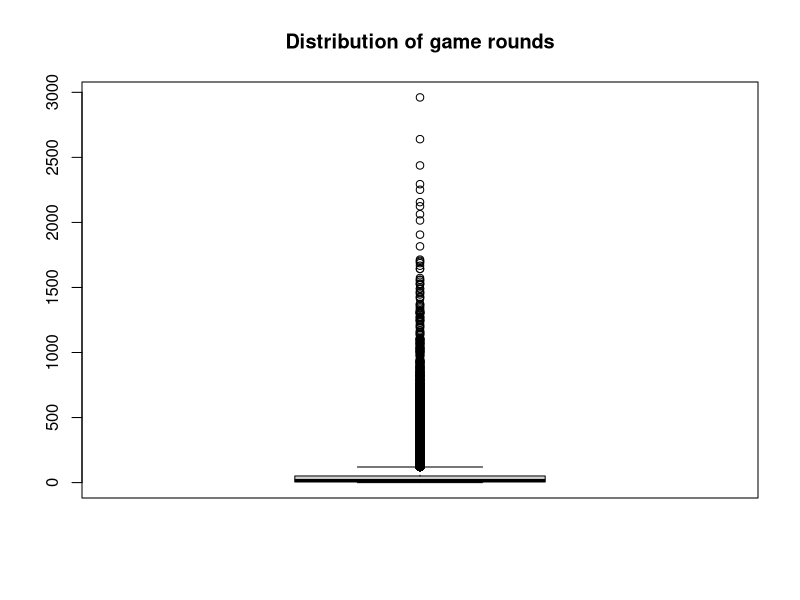
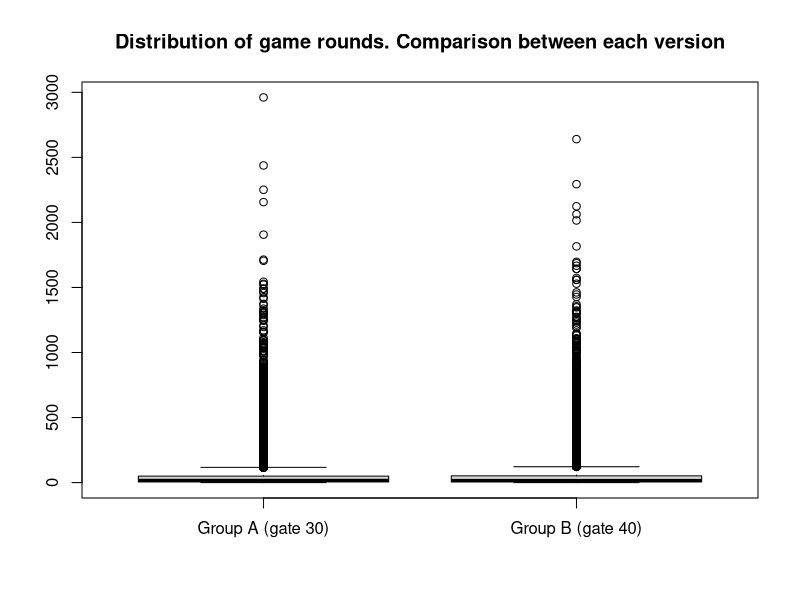
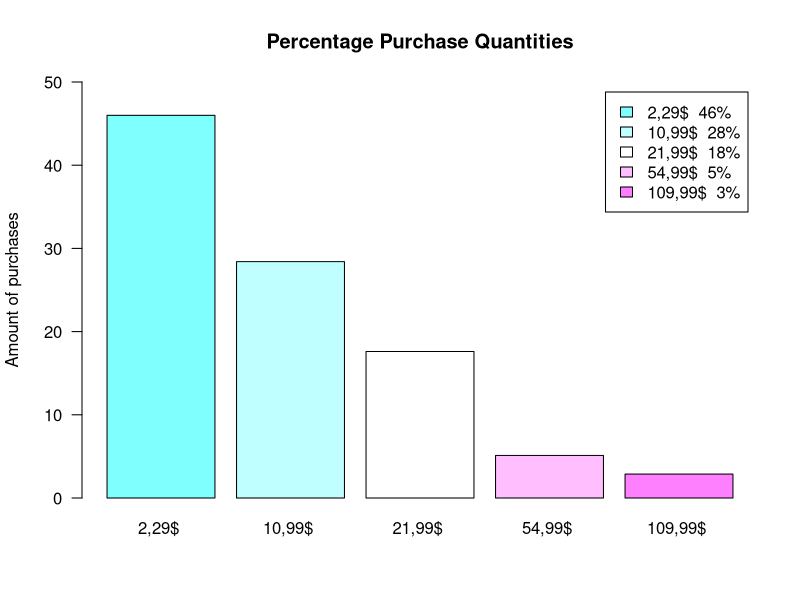
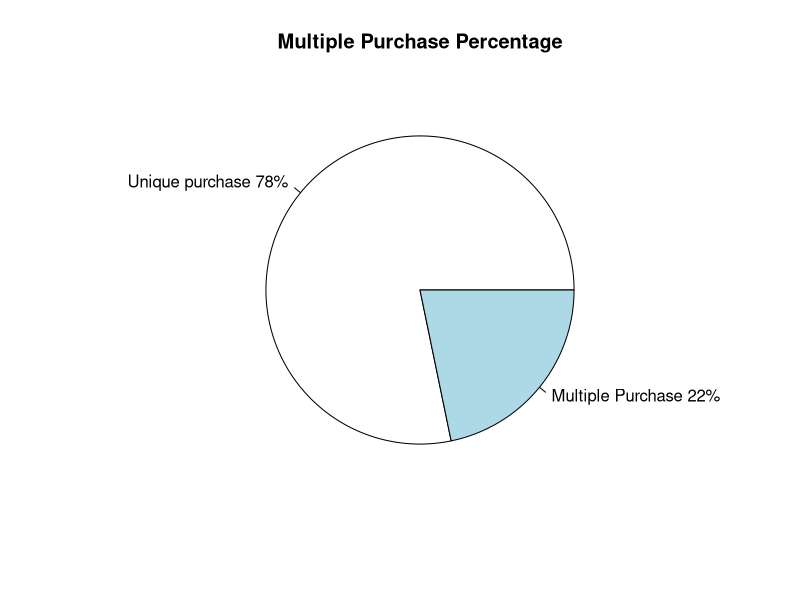
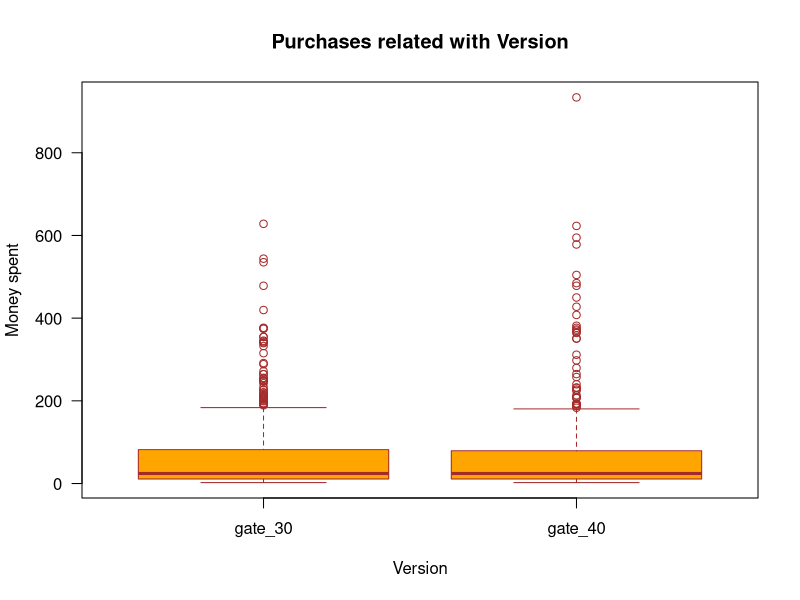
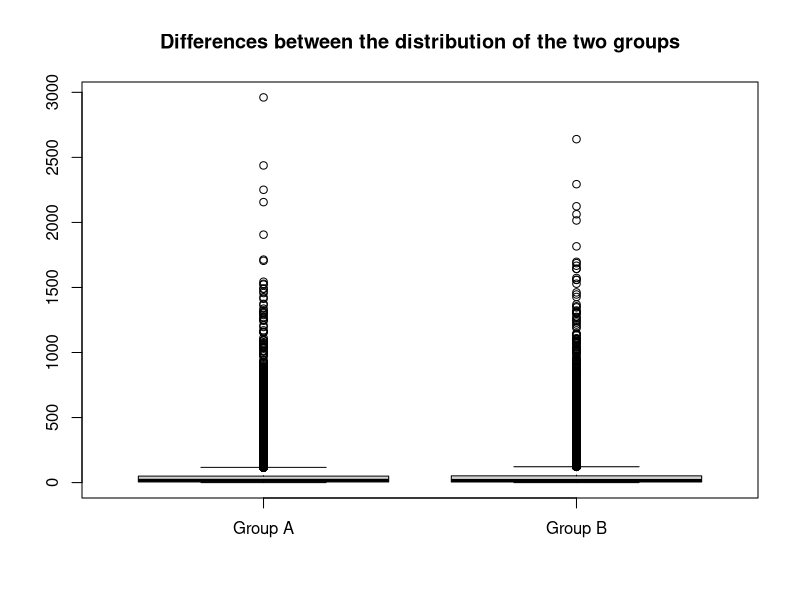
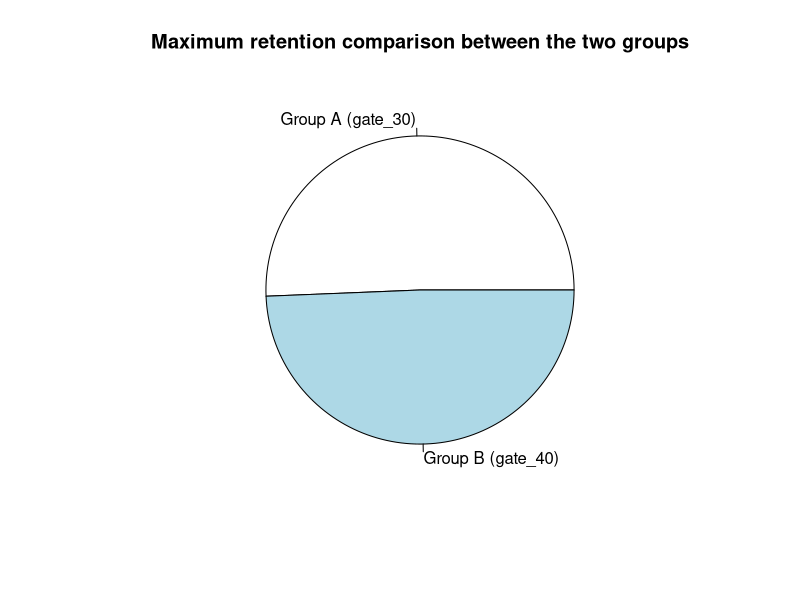
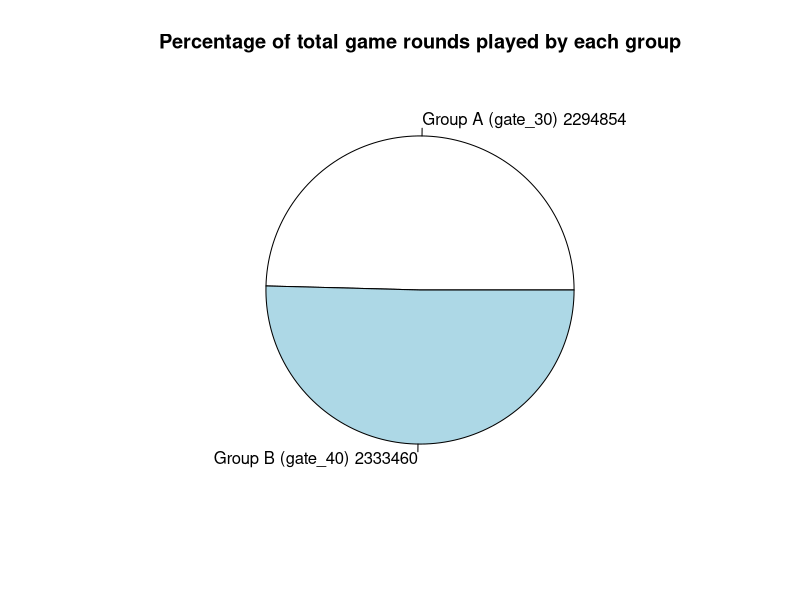

Recreate these plots in R, in order.
## ---- chunk 1
knitr::opts_chunk$set(echo = TRUE)
## ---- chunk 2
  DS <- read.csv("cookie_cats_ABtest.csv", sep = ",")
  PR <- read.csv("cookie_cats_purch.csv", sep = ",")
  
  str(DS)
  str(PR)
## ---- chunk 3
  naUserid <- which(is.na(DS$userid)) ; naUserid
  DS <- DS[-naUserid, ]
## ---- chunk 4
  table(DS$retention_1)
  DS$retention_1[DS$retention_1 == "false "] = FALSE
  DS$retention_1[DS$retention_1 == "  true "] = TRUE
  table(DS$retention_1)
## ---- chunk 5
  DS <- DS[-which.max(DS$sum_gamerounds), ]
## ---- chunk 6
  inexistentValues <- which((PR$id %in% DS$userid) == FALSE) ; inexistentValues
  PR <- PR[-inexistentValues, ]
  which((PR$id %in% DS$userid) == FALSE)
## ---- chunk 7
  naPurch <- which(is.na(PR$purch)) ; naPurch
  PR <- PR[-naPurch, ]
## ---- chunk 8
  PR['purch'] <-  as.numeric(gsub("[a-zA-Z]","", PR$purch))
## ---- chunk 9
  PR$purch[PR$purch < 0] <- -(PR$purch[PR$purch < 0])
  unique(PR$purch)
## ---- chunk 10
  library(dplyr)

  PR.different.purch <- PR
  PR <- PR %>% group_by(id) %>%
  summarise(purch=sum(purch)) %>%
  as.data.frame()
## ---- chunk 11
  library(dplyr)
  merge.all <-merge(DS,PR,by.x="userid",by.y="id", all = TRUE)
  merge.all$purch[is.na(merge.all$purch)] <- 0
  
  merge.purch = merge(DS,PR,by.x="userid",by.y="id")
## ---- chunk 12
  nrow(DS)
## ---- chunk 13
  table(DS$version)
## ---- chunk 14
  boxplot(DS$sum_gamerounds, main = "Distribution of game rounds")
  groupA <- DS$sum_gamerounds[DS$version == "gate_30"]
  groupB <- DS$sum_gamerounds[DS$version == "gate_40"]
  boxplot(groupA, groupB, names = c("Group A (gate 30)", "Group B (gate 40)"), main = "Distribution of game rounds. Comparison between each version")
## ---- chunk 15
  activeUsersDay1 <- sum(DS$retention_1 == TRUE)
  totalUsers <- nrow(DS)
  percentageRetentionDay1 <- activeUsersDay1 * 100 / totalUsers
  paste(as.character(round(percentageRetentionDay1, 3)),"%")
## ---- chunk 16
  activeUsersDay7 <- sum(DS$retention_1 == TRUE & DS$retention_7 == TRUE)
  percentageRetentionDay7 <- activeUsersDay7 * 100 / totalUsers
  paste(as.character(round(percentageRetentionDay7, 3)),"%")
## ---- chunk 17
  non.playing.users <- sum(DS$retention_1 == FALSE & DS$retention_7 == FALSE) ; non.playing.users
## ---- chunk 18
  percentageNonPlayingUsers <- non.playing.users * 100 / totalUsers
  paste(as.character(round(percentageNonPlayingUsers, 2)),"%")
## ---- chunk 19
  num.users.DS <- nrow(DS)
  num.users.PR <- nrow(PR) ; num.users.PR

  purch.2.29 <- sum(length(PR.different.purch$purch[PR.different.purch$purch == "2.29"])) * 100 / nrow(PR.different.purch) 
  purch.10.99 <- sum(length(PR.different.purch$purch[PR.different.purch$purch == "10.99"])) * 100 / nrow(PR.different.purch) 
  purch.21.99 <- sum(length(PR.different.purch$purch[PR.different.purch$purch == "21.99"])) * 100 / nrow(PR.different.purch) 
  purch.54.99 <- sum(length(PR.different.purch$purch[PR.different.purch$purch == "54.99"])) * 100 / nrow(PR.different.purch) 
  purch.109.99 <- sum(length(PR.different.purch$purch[PR.different.purch$purch == "109.99"])) * 100 / nrow(PR.different.purch) 
  
  purch.quantities <- c(purch.2.29, purch.10.99, purch.21.99, purch.54.99, purch.109.99)
  
  myLables <- c("2,29$ ", "10,99$ ", "21,99$ ", "54,99$ ", "109,99$ ")
  myLables2 <- paste(round(purch.quantities),"%", sep = "")
  myLables2
  myLables3 <- paste(myLables, myLables2)
  
  barplot(purch.quantities, names = myLables, col = cm.colors(length(purch.quantities)), legend.text = myLables3, ylim = c(0, 50), main = "Percentage Purchase Quantities", ylab = "Amount of purchases", las = 1)
    
## ---- chunk 20
  repeated <- length(table(PR.different.purch$id)) ; repeated
  percentage.multiple.purchases <- repeated * 100 / nrow(PR.different.purch)
  pct.paying.users <- (nrow(PR.different.purch)-repeated) * 100 / nrow(PR.different.purch) ; pct.paying.users
  
  total.pct <- c(pct.paying.users, percentage.multiple.purchases)
  
  lable1 <- c("Unique purchase", "Multiple Purchase")
  lable2 <- paste(round(total.pct), "%", sep = "") ; lable2
  lable3 <- paste(lable1, lable2) ; lable3
  
  pie(c(pct.paying.users, percentage.multiple.purchases), lable3, main = "Multiple Purchase Percentage")
## ---- chunk 21
  mean <- mean(PR$purch); mean
  max <- max(PR$purch); max
  min <- min(PR$purch)
  
  top3.max.purchase <- round(sort(PR$purch, decreasing = TRUE),)[1:3] ; top3.max.purchase
  boxplot(merge.purch$purch ~ merge.purch$version, main = "Purchases related with Version", xlab="Version", ylab="Money spent", col="orange", border="brown", las = 1)
## ---- chunk 22
  num.users.DS <- nrow(DS)
  num.users.PR <- nrow(PR)
  
  PR.AND.DS.USERS <- sum(num.users.DS, num.users.PR)
  
  conversion.rate <- (num.users.PR / PR.AND.DS.USERS) * 100
  conversion.rate <- paste(as.character(round(conversion.rate, 2)), "%")

## ---- chunk 23
  total.revenue <- sum(PR$purch)
  ARPU <- total.revenue / PR.AND.DS.USERS
  ARPU <- round(ARPU, digit = 2) ; ARPU

## ---- chunk 24
  ARPPU <- total.revenue / num.users.PR
  ARPPU <- round(ARPPU, digit = 2) ; ARPPU

## ---- chunk 25
  MM <- data.frame(conversion.rate, ARPU, ARPPU)
  knitr::kable(MM, format = "pipe", col.names = c("Conversion Rate", "ARPU", "ARPPU"), align = c("l", "c", "c"))

## ---- chunk 26
 boxplot(groupA, groupB, names = c("Group A", "Group B"), main = "Differences between the distribution of the two groups")
## ---- chunk 27
 GroupAtotalUsersRetention<-length(DS$userid[DS$retention_1=="TRUE" & DS$retention_7 =="TRUE" & DS$version == "gate_30"]) 
 GroupBtotalUsersRetention<-length(DS$userid[DS$retention_1=="TRUE" & DS$retention_7 =="TRUE" & DS$version == "gate_40"])
 totalUsersWithMaxRetention<- c(GroupAtotalUsersRetention,GroupBtotalUsersRetention)
 pie(totalUsersWithMaxRetention,labels=c("Group A (gate_30)","Group B (gate_40)"), main = "Maximum retention comparison between the two groups")

## ---- chunk 28
 GroupASumGameRounds<-sum(DS$sum_gamerounds[ DS$version == "gate_30"]) 
 GroupBSumGameRounds<-sum(DS$sum_gamerounds[ DS$version == "gate_40"]) 

 gameRoundsVector<- c(GroupASumGameRounds,GroupBSumGameRounds)
 aTmp<-paste("Group A (gate_30)",GroupASumGameRounds)
 bTmp<-paste("Group B (gate_40)",GroupBSumGameRounds)
 pie(gameRoundsVector,labels=c( aTmp, bTmp), main = "Percentage of total game rounds played by each group")

## ---- chunk 29
length(DS$userid[DS$version=="gate_30"])
length(DS$userid[DS$version=="gate_40"])
## ---- chunk 30
meanGroupA<- mean(DS$sum_gamerounds[DS$version=="gate_30"] )
meanGroupA
meanGroupB<- mean(DS$sum_gamerounds[DS$version=="gate_40"] )
meanGroupB

s1<-sd(DS$sum_gamerounds[DS$version=="gate_30"])
s2<-sd(DS$sum_gamerounds[DS$version=="gate_40"])

Tobs<-(meanGroupA-meanGroupB)/sqrt(s1^2/meanGroupA + s2^2/meanGroupB)
Tobs

degreesOfFredom<-(s1^2/meanGroupA + s2^2/meanGroupB)^2 /
  ( ((s1^2/meanGroupA)^2/meanGroupA-1) + ((s2^2/meanGroupB)^2/(meanGroupB-1) ))
degreesOfFredom
## ---- chunk 31
Talpha = qt ( 0.05, df=degreesOfFredom,lower.tail=FALSE )
Talpha
## ---- chunk 32
h0CanBeRejected<-Tobs>Talpha
h0CanBeRejected
## ---- chunk 33
p<-pt(Tobs,df=degreesOfFredom,lower.tail=FALSE)
p
alpha <- 0.005
canRejectH0WithPvalue <- p<alpha
canRejectH0WithPvalue
## ---- chunk 34
  plot(merge.all$purch, merge.all$sum_gamerounds, ylab = "Number of Game Rounds", xlab = "Amount spent by user in EUR", main = "Relationship between the game rounds and the purchases")
## ---- chunk 35
  lm.all <- lm(purch ~ sum_gamerounds, merge.all)
  lm.all
  
  lm.just.purch <- lm(purch ~ sum_gamerounds, merge.purch)
  lm.just.purch
  
  plot(merge.all$sum_gamerounds, merge.all$purch, main = "lm.all")
  abline(lm.all)
  
  plot(merge.purch$sum_gamerounds, merge.purch$purch, main = "lm.just.purch")
  abline(lm.just.purch)
## ---- chunk 36
  summary(lm.all)
  summary(lm.just.purch)
## ---- chunk 37
  invest <- 50
  new.ds <- data.frame(sum_gamerounds=invest)
  prediction = predict(lm.just.purch, new.ds)
  prediction <- round(prediction, digits = 2)
  prediction
## ---- chunk 38
  simulation.gamerounds <- seq(from = 0, to = 1000, by = 50)
  new.ds <- data.frame(sum_gamerounds=simulation.gamerounds)
  simulation.purch <- predict(lm.just.purch, new.ds)
  simulation.purch <- round(simulation.purch, digits = 2)
  
  ds.simulation <- data.frame(simulation.gamerounds, simulation.purch)
  names(ds.simulation)[1] <- "Game Rounds"
  names(ds.simulation)[2] <- "Purch"
    
  knitr::kable(ds.simulation, "simple", align = "lccrr", caption = "Purch simulation from 0 until 1000 game rounds")
## ---- chunk 39
  plot(ds.simulation, ylab = "Purch (EUR)", xlab = "Number of Game Rounds", main = "Purch simulation from 0 until 1000 game rounds")
